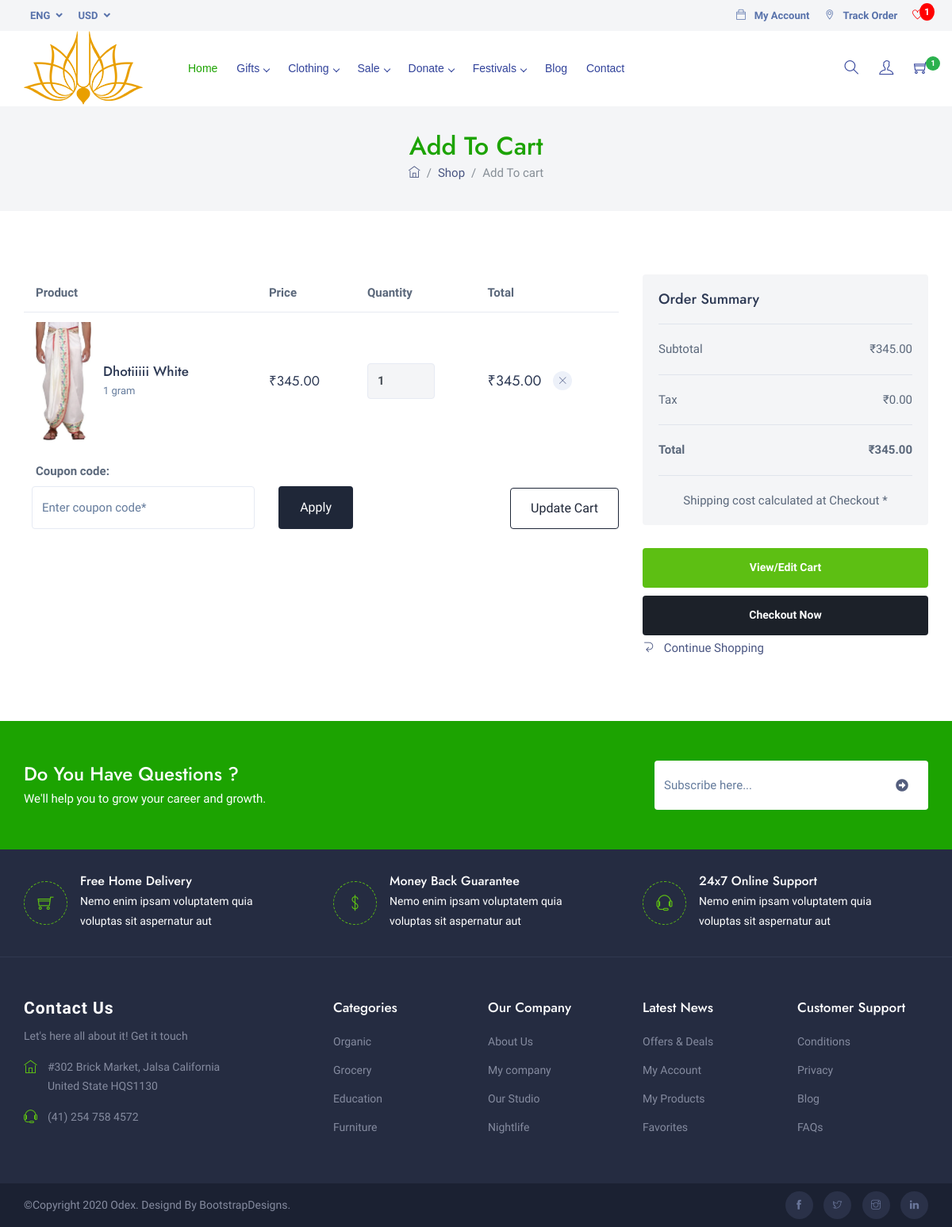
Screenshot of /my-cart.php (signed in) with the database file from the repository.
### tables this page shows
CREATE TABLE `categories` (
  `id` int(11) NOT NULL,
  `main_category` varchar(255) NOT NULL
);

CREATE TABLE `cart` (
  `id` int(11) NOT NULL,
  `user_id` int(11) DEFAULT NULL,
  `product_id` int(11) NOT NULL,
  `main_category` varchar(100) NOT NULL,
  `subcategory` varchar(100) NOT NULL,
  `unit_id` int(11) DEFAULT NULL,
  `quantity` int(11) NOT NULL DEFAULT 1,
  `created_at` timestamp NOT NULL DEFAULT current_timestamp(),
  `updated_at` timestamp NOT NULL DEFAULT current_timestamp() ON UPDATE current_timestamp()
);

CREATE TABLE `products` (
  `id` int(11) NOT NULL,
  `product_name` varchar(255) NOT NULL,
  `main_category` varchar(100) NOT NULL,
  `subcategory` varchar(100) NOT NULL,
  `description` text DEFAULT NULL,
  `availability` varchar(50) DEFAULT NULL,
  `weight` varchar(50) DEFAULT NULL,
  `dimensions` varchar(100) DEFAULT NULL,
  `country_origin` varchar(100) DEFAULT NULL,
  `source_type` varchar(100) DEFAULT NULL,
  `container_type` varchar(100) DEFAULT NULL,
  `has_multiple_units` tinyint(1) DEFAULT 0,
  `created_at` timestamp NOT NULL DEFAULT current_timestamp(),
  `updated_at` timestamp NOT NULL DEFAULT current_timestamp() ON UPDATE current_timestamp()
);

### my-cart.php (the view, shortened to what this page needs)
<?php
include 'admin/dbconnection.php';
function getCartItems($conn, $user_id) {
    $items = array();
    $total = 0;
    $sql = "SELECT c.*, p.product_name, p.description, pi.image_path,
            COALESCE(pu.price, pp.price) as unit_price,
            COALESCE(pu.unit_value, '') as unit_value,
            COALESCE(pu.unit_type, '') as unit_type
            FROM cart c
            LEFT JOIN products p ON c.product_id = p.id
            LEFT JOIN product_units pu ON c.unit_id = pu.id
            LEFT JOIN product_prices pp ON c.product_id = pp.product_id
            LEFT JOIN (
                SELECT product_id, MIN(image_path) as image_path
                FROM product_images
                GROUP BY product_id
            ) pi ON p.id = pi.product_id
            WHERE c.user_id = ?";
    $stmt = mysqli_prepare($conn, $sql);
    if ($stmt) {
        mysqli_stmt_bind_param($stmt, "i", $user_id);
        mysqli_stmt_execute($stmt);
        $result = mysqli_stmt_get_result($stmt);
        while ($row = mysqli_fetch_assoc($result)) {
            $row['subtotal'] = $row['unit_price'] * $row['quantity'];
            $total += $row['subtotal'];
            $items[] = $row;
        }
    }
    return array('items' => $items, 'total' => $total);
}
$cart_data = isset($_SESSION['user_id']) ? getCartItems($conn, $_SESSION['user_id']) : array('items' => array(), 'total' => 0);
?>
<!DOCTYPE html>
<html lang="en">
<head>
        <link href="assets/css/styles.css" rel="stylesheet">
    </head>
    <body class="grocery-theme light">
        <div id="main-wrapper">
			<?php include 'header.php' ?>
			<div class="breadcrumbs_wrap gray">
				<div class="container">
					<div class="row align-items-center">
						<div class="col-lg-12 col-md-12 col-sm-12 col-12">
							<div class="text-center">
								<h2 class="breadcrumbs_title">Add To Cart</h2>
								<nav aria-label="breadcrumb">
								  <ol class="breadcrumb">
									<li class="breadcrumb-item"><a href="#"><i class="ti-home"></i></a></li>
									<li class="breadcrumb-item"><a href="#">Shop</a></li>
									<li class="breadcrumb-item active" aria-current="page">Add To cart</li>
								  </ol>
								</nav>
							</div>
						</div>
					</div>
				</div>
			</div>
			<section>
				<div class="container">
					<div class="row">
						<div class="col-lg-8 col-md-12 col-sm-12 col-12">
							<div class="table-responsive">
								<table class="table">
									<thead>
										<tr>
											<th scope="col">Product</th>
											<th scope="col">Price</th>
											<th scope="col">Quantity</th>
											<th scope="col">Total</th>
										</tr>
									</thead>
									<tbody>
										<?php if (!empty($cart_data['items'])): ?>
											<?php foreach ($cart_data['items'] as $item): ?>
												<tr>
													<td>
														<div class="tbl_cart_product">
															<div class="tbl_cart_product_thumb">
																<img src="<?php echo !empty($item['image_path']) ? 'admin/' . $item['image_path'] : 'assets/img/product/1.jpg'; ?>"
																	 class="img-fluid" alt="<?php echo htmlspecialchars($item['product_name']); ?>" />
															</div>
															<div class="tbl_cart_product_caption">
																<h5 class="tbl_pr_title"><?php echo htmlspecialchars($item['product_name']); ?></h5>
																<?php if (!empty($item['unit_value']) && !empty($item['unit_type'])): ?>
																	<span class="tbl_pr_quality theme-cl">
																		<?php echo htmlspecialchars($item['unit_value'] . ' ' . $item['unit_type']); ?>
																	</span>
																<?php endif; ?>
															</div>
														</div>
													</td>
													<td>
														<h4 class="tbl_org_price">₹<?php echo number_format($item['unit_price'], 2); ?></h4>
													</td>
													<td>
														<input type="number" class="form-control tbl_quan"
															   value="<?php echo $item['quantity']; ?>"
															   min="1"
															   data-cart-id="<?php echo $item['id']; ?>" />
													</td>
													<td>
														<div class="tbl_pr_action">
															<h5 class="tbl_total_price">₹<?php echo number_format($item['subtotal'], 2); ?></h5>
															<a href="#" class="tbl_remove" data-cart-id="<?php echo $item['id']; ?>">
																<i class="ti-close"></i>
															</a>
														</div>
													</td>
												</tr>
											<?php endforeach; ?>
										<?php endif; ?>
									</tbody>
								</table>
							</div>
							<?php if (!empty($cart_data['items'])): ?>
								<div class="row align-items-end justify-content-between mb-10 mb-md-0">
									<div class="col-12 col-md-7">
										<form class="mb-7 mb-md-0">
											<div class="col">
												<label class="font-size-sm font-weight-bold">Coupon code:</label>
											</div>
											<div class="row form-row">
												<div class="col">
													<input class="form-control form-control-sm" type="text" placeholder="Enter coupon code*">
												</div>
												<div class="col-auto">
													<button class="btn btn-dark" type="submit">Apply</button>
												</div>
											</div>
										</form>
									</div>
									<div class="col-12 col-md-auto m-full">
										<button class="btn btn-outline-dark" id="update-cart">Update Cart</button>
									</div>
								</div>
							<?php endif; ?>
						</div>
						<div class="col-lg-4 col-md-12 col-sm-12 col-12">
							<div class="cart_detail_box mb-4">
								<div class="card-body">
									<ul class="list-group list-group-sm list-group-flush-y list-group-flush-x">
										<li class="list-group-item d-flex">
											<h5 class="mb-0">Order Summary</h5>
										</li>
										<li class="list-group-item d-flex">
											<span>Subtotal</span>
											<span class="ml-auto font-size-sm">₹<?php echo number_format($cart_data['total'], 2); ?></span>
										</li>
										<li class="list-group-item d-flex">
											<span>Tax</span>
											<span class="ml-auto font-size-sm">₹0.00</span>
										</li>
										<li class="list-group-item d-flex font-size-lg font-weight-bold">
											<span>Total</span>
											<span class="ml-auto font-size-sm">₹<?php echo number_format($cart_data['total'], 2); ?></span>
										</li>
										<li class="list-group-item font-size-sm text-center text-gray-500">
											Shipping cost calculated at Checkout *
										</li>
									</ul>
								</div>
							</div>
							<div class="cart_action">
								<ul>
									<li><a href="#" class="btn btn-go-cart btn-theme">View/Edit Cart</a></li>
									<li>
										<form action="process-checkout.php" method="POST">
											<button type="submit" class="btn btn-checkout">Checkout Now</button>
										</form>
									</li>
								</ul>
							</div>
							<a class="px-0 text-body" href="index.php"><i class="ti-back-left mr-2"></i> Continue Shopping</a>
						</div>
					</div>
				</div>
			</section>
			<section class="theme-bg call_action_wrap-wrap">
				<div class="container">
					<div class="row">
						<div class="col-lg-12">
							<div class="call_action_wrap">
								<div class="call_action_wrap-head">
									<h3>Do You Have Questions ?</h3>
									<span>We'll help you to grow your career and growth.</span>
								</div>
								<div class="newsletter_box">
									<div class="input-group">
										<input type="text" class="form-control" placeholder="Subscribe here...">
										<div class="input-group-append">
										<button class="btn search_btn" type="button"><i class="fas fa-arrow-alt-circle-right"></i></button>
										</div>
									</div>
								</div>
							</div>
						</div>
					</div>
				</div>
			</section>
			<?php include 'footer.php' ?>
		</div>
	</body>
</html>

### header.php (shortened to what this page needs)
<?php
include_once 'admin/dbconnection.php';
function getInitialCartCount($conn) {
    $user_id = $_SESSION['user_id'];
    $stmt = mysqli_prepare($conn, "SELECT COUNT(DISTINCT product_id) as count FROM cart WHERE user_id = ?");
    mysqli_stmt_bind_param($stmt, "s", $user_id);
    mysqli_stmt_execute($stmt);
    $result = mysqli_stmt_get_result($stmt);
    $row = mysqli_fetch_assoc($result);
    return $row['count'] ?? 0;
}
function getWishlistCount($conn) {
    $user_id = $_SESSION['user_id'];
    $stmt = mysqli_prepare($conn, "SELECT COUNT(*) as count FROM wishlist WHERE user_id = ?");
    mysqli_stmt_bind_param($stmt, "s", $user_id);
    mysqli_stmt_execute($stmt);
    $result = mysqli_stmt_get_result($stmt);
    $row = mysqli_fetch_assoc($result);
    return $row['count'] ?? 0;
}
$initial_cart_count = getInitialCartCount($conn);
$initial_wishlist_count = getWishlistCount($conn);
?>
<div class="header">
    <div class="header_topbar dark">
        <div class="container">
            <div class="row">
                <div class="col-lg-6 col-md-6 col-sm-6 col-4">
                    <ul class="tp-list nbr ml-2">
                        <li class="dropdown dropdown-currency">
                            <a href="#" data-toggle="dropdown">Eng <i class="ml-1 fa fa-angle-down"></i></a>
                        </li>
                        <li class="dropdown dropdown-currency">
                            <a href="#" data-toggle="dropdown">USD <i class="ml-1 fa fa-angle-down"></i></a>
                        </li>
                    </ul>
                </div>
                <div class="col-lg-6 col-md-6 col-sm-6 col-8">
                    <div class="topbar_menu">
                        <ul>
                            <li><a href="order.php"><i class="ti-bag"></i> My Account</a></li>
                            <li><a href="order-tracking.html"><i class="ti-location-pin"></i> Track Order</a></li>
                            <li>
                                <a href="wishlist.php" class="wishlist-icon <?php echo $initial_wishlist_count > 0 ? 'active' : ''; ?>">
                                    <i class="ti-heart"></i>
                                    <?php if ($initial_wishlist_count > 0): ?>
                                        <span class="wishlist-count"><?php echo $initial_wishlist_count; ?></span>
                                    <?php endif; ?>
                                </a>
                            </li>
                        </ul>
                    </div>
                </div>
            </div>
        </div>
    </div>
    <div class="general_header">
        <div class="container">
            <div class="row align-items-center">
                <div class="col-lg-2 col-md-2 col-sm-3 col-4">
                    <a class="nav-brand" href="index.php">
                        <img src="admin/images/ISKCON_Logo.png" class="logo" alt="Logo" />
                    </a>
                </div>
                <div class="col-lg-7 col-md-7 col-sm-4 col-3">
                    <nav id="navigation" class="navigation navigation-landscape">
                        <div class="nav-menus-wrapper">
                            <ul class="nav-menu">
                                <li class="active"><a href="index.php">Home</a></li>
                                <?php
                                $result = mysqli_query($conn, "SELECT * FROM categories");
                                while ($row = mysqli_fetch_assoc($result)) {
                                    $main_category = $row["main_category"];
                                    echo '<li><a href="product.php?main_category=' . urlencode($main_category) . '">' . $main_category . '</a>';
                                    echo '</li>';
                                }
                                ?>
                                <li><a href="blog.php">Blog</a></li>
                                <li><a href="contact.php">Contact</a></li>
                            </ul>
                        </div>
                    </nav>
                </div>
                <div class="col-lg-3 col-md-3 col-sm-5 col-5">
                    <div class="general_head_right">
                        <ul>
                            <li><a data-toggle="collapse" href="#mySearch" role="button"><i class="ti-search"></i></a></li>
                            <li><a href="login-signup.php"><i class="ti-user"></i></a></li>
                            <li style="position: relative;">
                                <a href="my-cart.php">
                                    <i class="ti-shopping-cart"></i>
                                    <span class="cart_counter"><?php echo $initial_cart_count; ?></span>
                                </a>
                            </li>
                        </ul>
                    </div>
                </div>
            </div>
        </div>
    </div>
</div>

### rows the page displays
categories: main_category "Gifts"
categories: main_category "Clothing"
categories: main_category "Sale"
categories: main_category "Donate"
categories: main_category "Festivals"
cart: product.product_name "Dhotiiiii White", unit_type "1 gram", unit_price "345.00", quantity "1", subtotal "345.00"

### other values shown
$initial_wishlist_count "1"
$initial_cart_count "1"
$cart_data['total'] "345.00"
